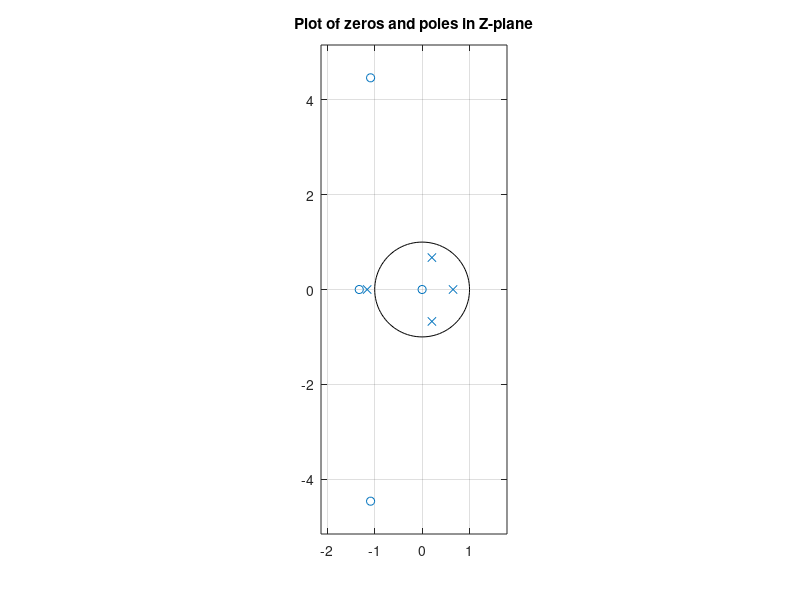

Write the MATLAB code that produced this figure.
clc;       
clear all; 
close all; 

p = [2 7 48 56 0];
q = [32 3 -15 18 -12];

zplane(p, q);
grid on;
title('Plot of zeros and poles in Z-plane')

zeros = roots(p);
poles = roots(q);

zeros
poles